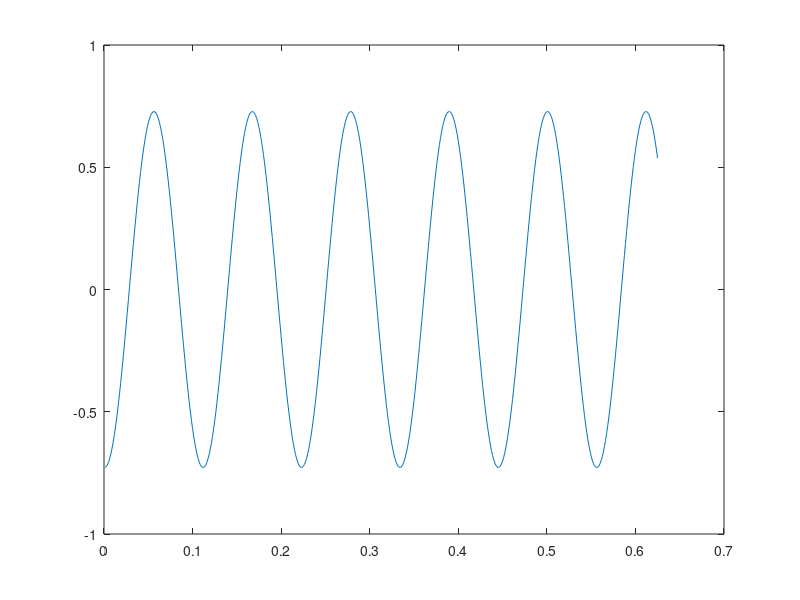

Write the MATLAB code that produced this figure.
%%P1
dt = 1/800;
XX = rand(1,3).*exp(2i*pi*rand(1,3)); %--Random amplitude and phases
freq = 9;
ccsum = zeros(1,500);
for kx = 1:length(XX)

t = (1:500)*dt;
Ak = abs(XX(kx));
phik = angle(XX(kx));
ccsum(1:length(t)) = ccsum(1:length(t)) + Ak*cos(2*pi*freq*t + phik);
tt(1:length(t)) = t;

end
figure, plot(tt,ccsum) %-- Plot the sum sinusoid


